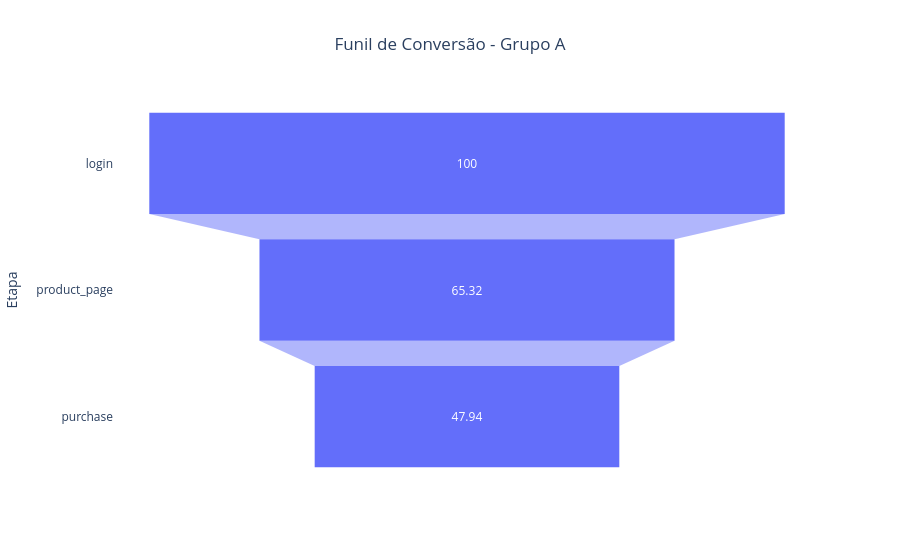

This figure's notebook cell:
### Code cell
# Visualisando o Funil A
fig = px.funnel(
    funil_A,
    x="conversao",  
    y="event_name",  
    title="Funil de Conversão - Grupo A",
    labels={"user_id": "Usuários", "event_name": "Etapa"},
    color_discrete_sequence=["#636EFA"], 
)


fig.update_layout(
    title_x=0.5,  
    template="plotly_white",  
)

fig.show()

### Figure 1 — Plotly figure (JSON) as saved in the notebook; plotly's stock layout.template omitted (floating-point values rounded to 4 significant figures)
{"data": [{"hovertemplate": "conversao=%{x}<br>Etapa=%{y}<extra></extra>", "legendgroup": "", "marker": {"color": "#636EFA"}, "name": "", "orientation": "h", "showlegend": false, "type": "funnel", "x": [100.0, 65.32, 47.94], "xaxis": "x", "y": ["login", "product_page", "purchase"], "yaxis": "y"}], "layout": {"legend": {"tracegroupgap": 0}, "title": {"text": "Funil de Conversão - Grupo A", "x": 0.5}, "xaxis": {"anchor": "y", "domain": [0, 1], "title": {"text": "conversao"}}, "yaxis": {"anchor": "x", "domain": [0, 1], "title": {"text": "Etapa"}}}}
